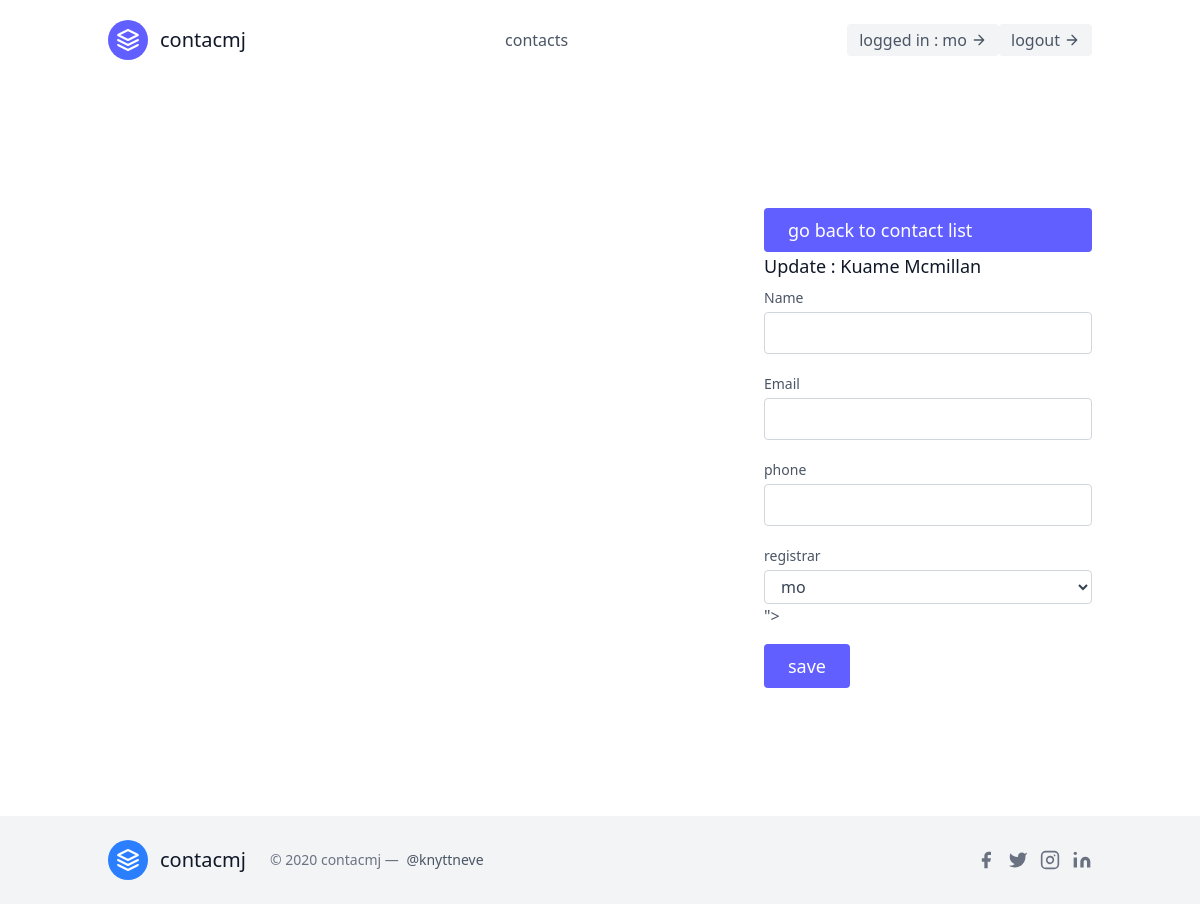
The page /contacts/7/update/ (signed in) on the database its author committed.
### contacts/models.py (models this page shows, shortened)
class User(AbstractUser):
    pass

class Contact(models.Model):
    name=models.CharField(max_length=30)
    email=models.EmailField(unique=True)
    phone=models.IntegerField(max_length=100)
    registrar=models.ForeignKey("Registrar",on_delete=models.CASCADE)

class Registrar(models.Model):
    user=models.OneToOneField(User,on_delete=models.CASCADE)
    def __str__(self):
        return self.user.username

### contacts/views.py (the view)
# urls.py: path('<int:pk>/update/',ContactUpdateView.as_view() ,name='contact-update'),
class ContactUpdateView(UpdateView):
    template_name="leads/contactUpdate.html"
    queryset=Contact.objects.all()
    form_class=ContactModelForm
    context_object_name='contacts'
    success_url=reverse_lazy('contacts:contact-list')

### contacts/forms.py
class ContactModelForm(forms.ModelForm):
    class Meta:
        model=Contact
        fields=(
            'name',
            'email',
            'phone',
            'registrar',
        )

### contacts/templates/leads/contactUpdate.html (shortened to what this page needs)
{% extends 'base.html' %}
{% block content %}
<section class="text-gray-600 body-font relative">
     <div class="container px-5 py-24 mx-auto flex sm:flex-nowrap flex-wrap">
       <div class="lg:w-1/3 md:w-1/2 bg-white flex flex-col md:ml-auto w-full md:py-8 mt-8 md:mt-0">
         <a href="{% url 'contacts:contact-list' %}" class="text-white bg-indigo-500 border-0 py-2 px-6 focus:outline-none hover:bg-indigo-600 rounded text-lg">
           go back to contact list </a>
         <h2 class="text-gray-900 text-lg mb-1 font-medium title-font">Update : {{contacts.name}}</h2>
         <form  method="post">
           <div class="relative mb-4">
             <label for="name" class="leading-7 text-sm text-gray-600">Name</label>
             <input type="text" id="name" name="name" class="w-full bg-white rounded border border-gray-300 focus:border-indigo-500 focus:ring-2 focus:ring-indigo-200 text-base outline-none text-gray-700 py-1 px-3 leading-8 transition-colors duration-200 ease-in-out">
           </div>
           <div class="relative mb-4">
             <label for="email" class="leading-7 text-sm text-gray-600">Email</label>
             <input type="email" id="email" name="email" class="w-full bg-white rounded border border-gray-300 focus:border-indigo-500 focus:ring-2 focus:ring-indigo-200 text-base outline-none text-gray-700 py-1 px-3 leading-8 transition-colors duration-200 ease-in-out">
           </div>
           <div class="relative mb-4">
             <label for="phone" class="leading-7 text-sm text-gray-600">phone</label>
             <input type="number" id="phone" name="phone" class="w-full bg-white rounded border border-gray-300 focus:border-indigo-500 focus:ring-2 focus:ring-indigo-200 text-base outline-none text-gray-700 py-1 px-3 leading-8 transition-colors duration-200 ease-in-out">
           </div>
           <div class="relative mb-4">
             <label for="registrar" class="leading-7 text-sm text-gray-600">registrar</label>
             <select name="registrar" id="registrar" class="w-full bg-white rounded border border-gray-300 focus:border-indigo-500 focus:ring-2 focus:ring-indigo-200 text-base outline-none text-gray-700 py-1 px-3 leading-8 transition-colors duration-200 ease-in-out">
               <option value=" {{form.registrar}} "></option>
           </div>
           <button type="submit" class="text-white bg-indigo-500 border-0 py-2 px-6 focus:outline-none hover:bg-indigo-600 rounded text-lg" >
             save</button>
           </form>
       </div>
     </div>
   </section>
{% endblock content %}

### templates/navbar.html (shortened to what this page needs)
<header class="text-gray-600 body-font">
  <div class="container mx-auto flex flex-wrap p-5 flex-col md:flex-row items-center">
    <a class="flex title-font font-medium items-center text-gray-900 mb-4 md:mb-0">
      <svg xmlns="http://www.w3.org/2000/svg" fill="none" stroke="currentColor" stroke-linecap="round" stroke-linejoin="round" stroke-width="2" class="w-10 h-10 text-white p-2 bg-indigo-500 rounded-full" viewBox="0 0 24 24">
        <path d="M12 2L2 7l10 5 10-5-10-5zM2 17l10 5 10-5M2 12l10 5 10-5"></path>
      </svg>
      <span class="ml-3 text-xl">contacmj</span>
    </a>
    <nav class="md:ml-auto md:mr-auto flex flex-wrap items-center text-base justify-center">
      <a href="{% url 'contacts:contact-list' %}" class="mr-5 hover:text-gray-900">contacts</a>
    </nav>
    {% if request.user.is_authenticated %}
      <button class="inline-flex items-center bg-gray-100 border-0 py-1 px-3 focus:outline-none hover:bg-gray-200 rounded text-base mt-4 md:mt-0">
        logged in : {{ user.username }}
        <svg fill="none" stroke="currentColor" stroke-linecap="round" stroke-linejoin="round" stroke-width="2" class="w-4 h-4 ml-1" viewBox="0 0 24 24">
          <path d="M5 12h14M12 5l7 7-7 7"></path>
        </svg>
      </button>
      <form action="{% url 'logout' %}" method="post" class="inline-flex">
        <button type="submit" class="inline-flex items-center bg-gray-100 border-0 py-1 px-3 focus:outline-none hover:bg-gray-200 rounded text-base mt-4 md:mt-0">
          logout
          <svg fill="none" stroke="currentColor" stroke-linecap="round" stroke-linejoin="round" stroke-width="2" class="w-4 h-4 ml-1" viewBox="0 0 24 24">
            <path d="M5 12h14M12 5l7 7-7 7"></path>
          </svg>
        </button>
      </form>
    {% endif %}
  </div>
</header>

### rows shown on the page
User: username "mo"
Contact: name "Kuame Mcmillan", registrar "mo"
